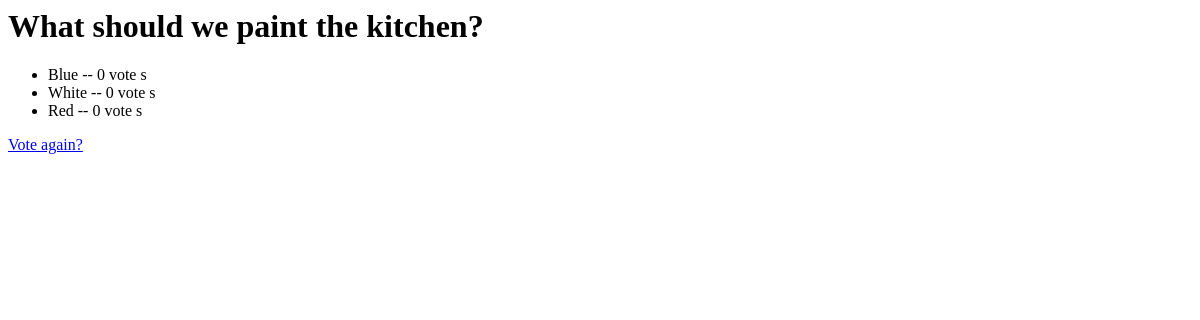
The page /polls/2/results/ on the database as committed earlier.
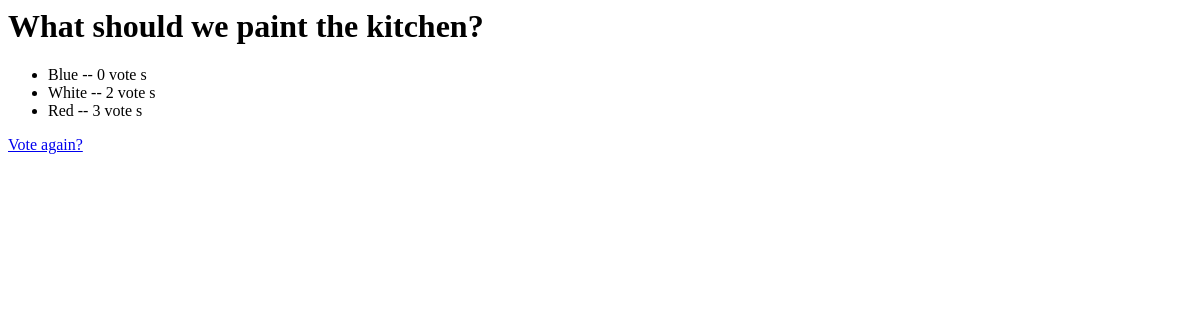
The same page on the database as committed later.
### polls/models.py (models this page shows, shortened)
class Choice(models.Model):
	question = models.ForeignKey(Question)
	choice_text = models.CharField(max_length=200)
	votes = models.IntegerField(default=0)

### polls/views.py (the view)
# urls.py: url(r'^(?P<pk>\d+)/results/$', views.ResultsView.as_view(), name='results'),
class ResultsView(generic.DetailView):
	model = Question
	template_name = 'polls/results.html'

### polls/templates/polls/results.html
<h1>{{ question.question_text }}</h1>
<ul>
	{% for choice in question.choice_set.all %}
	<li>{{ choice.choice_text }} -- {{ choice.votes }} vote {{ choice.votes|pluralize }}</li>
	{% endfor %}
</ul>
<a href="{% url 'polls:detail' question.id %}">Vote again?</a>

Rows that differ between the two databases and show on the page:
changed Choice "White": votes "0" → "2"
changed Choice "Red": votes "0" → "3"
